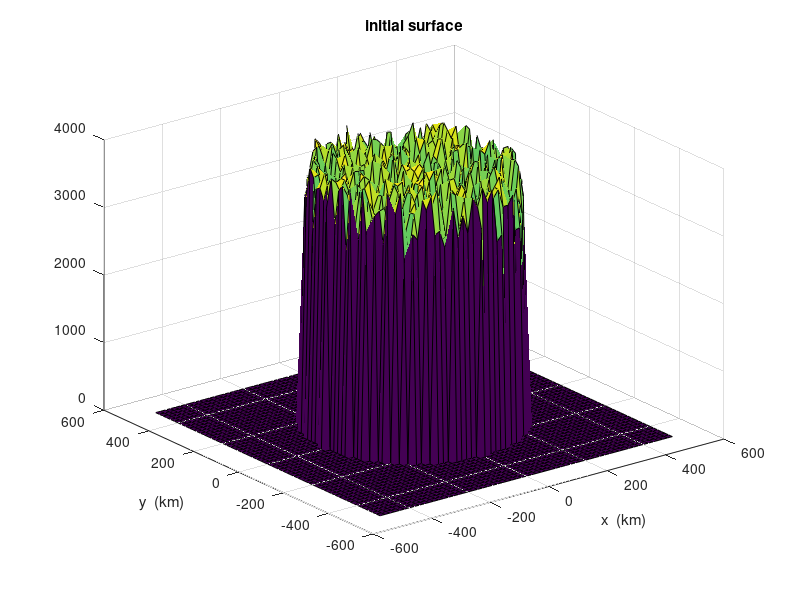

The MATLAB source for this figure: (Note: this script raises an error after producing the figure.)
% ROUGHICE   Demonstrate that the SIA code SIAFLAT can deal adaptively
% with terrible surface topography.

% space-time grid parameters
J = 60;  K = J;
Lx = 500e3;  Ly = Lx;  dx = 2 * Lx / J;  dy = 2 * Ly / K;
secpera = 31556926;
x = linspace(-Lx,Lx,J+1);  y = x;
[xx,yy] = meshgrid(x,y);

% construct and plot the worst possible ice sheet
H0 = 3000 + 1000 * rand(J+1,K+1);
H0(xx.^2 + yy.^2 > 300000^2) = 0;
figure(1),  surf(x/1000,y/1000,H0)
xlabel('x  (km)'), ylabel('y  (km)')%, zlabel('h(x,y)   (m)')
title('initial surface')
%print -dpng roughinitial.png

% run SIA code
fprintf('initial ice volume:   %.6e km^3\n',sum(sum(H0))*dx*dy/1e9)
tfyears = 50;
[H,dtlist] = siaflat(Lx,Ly,J,K,H0,0.2*secpera,tfyears*secpera);
fprintf('final ice volume (at t = %.2f a):   %.6e km^3\n',tfyears,sum(sum(H))*dx*dy/1e9)

% show final state and adaptive time-stepping
figure(2),  surf(x/1000,y/1000,H)
xlabel('x  (km)'), ylabel('y  (km)')%, zlabel('h(x,y)   (m)')
title(['final surface at final time = ' num2str(tfyears) ' (a)'])
%print -dpng roughfinal.png

figure(3),  plot(dtlist/secpera,'o')
xlabel('n  (time step count)'), ylabel('dt  (a)')
title('adaptive time steps taken')
%print -dpng roughtimesteps.png
